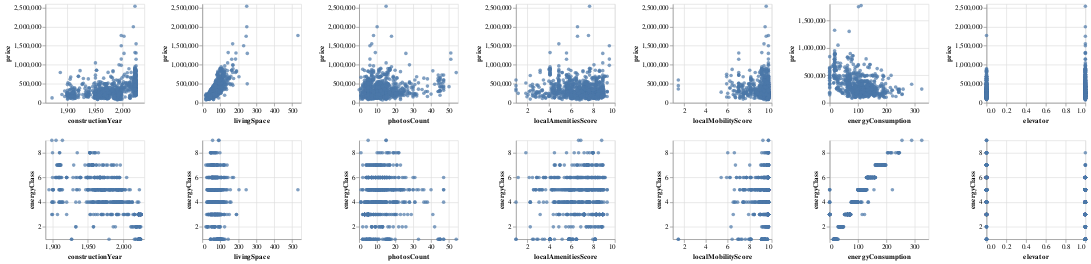

This figure's notebook cell:
### Markdown cell above
### Exploratory data analysis

### Code cell
alt.renderers.enable('html')
alt.Chart(df_pred_resp_vis).mark_circle().encode(
    x=alt.X(alt.repeat("column"), 
            type='quantitative',
            scale=alt.Scale(zero=False)
            ),
    y=alt.Y(alt.repeat("row"), 
            type='quantitative',
            scale=alt.Scale(zero=False)
             )
).properties(
    width=150,
    height=150
).repeat(
    row=y_labels,
    column=x_labels
)

### Figure 1 — Vega-Lite specification as saved in the notebook (floating-point values rounded to 4 significant figures; data arrays with more than 128 entries replaced by an {"elided": "..."} marker saying what was removed)
{"config": {"view": {"continuousWidth": 300, "continuousHeight": 300}}, "repeat": {"column": ["constructionYear", "livingSpace", "photosCount", "localAmenitiesScore", "localMobilityScore", "energyConsumption", "elevator"], "row": ["price", "energyClass"]}, "spec": {"data": {"name": "data-aab274897a7f134af935ac14e50f90a7"}, "mark": {"type": "circle"}, "encoding": {"x": {"field": {"repeat": "column"}, "scale": {"zero": false}, "type": "quantitative"}, "y": {"field": {"repeat": "row"}, "scale": {"zero": false}, "type": "quantitative"}}, "height": 150, "width": 150}, "$schema": "https://vega.github.io/schema/vega-lite/v5.16.3.json", "datasets": {"data-aab274897a7f134af935ac14e50f90a7": {"elided": "947 records"}}}
